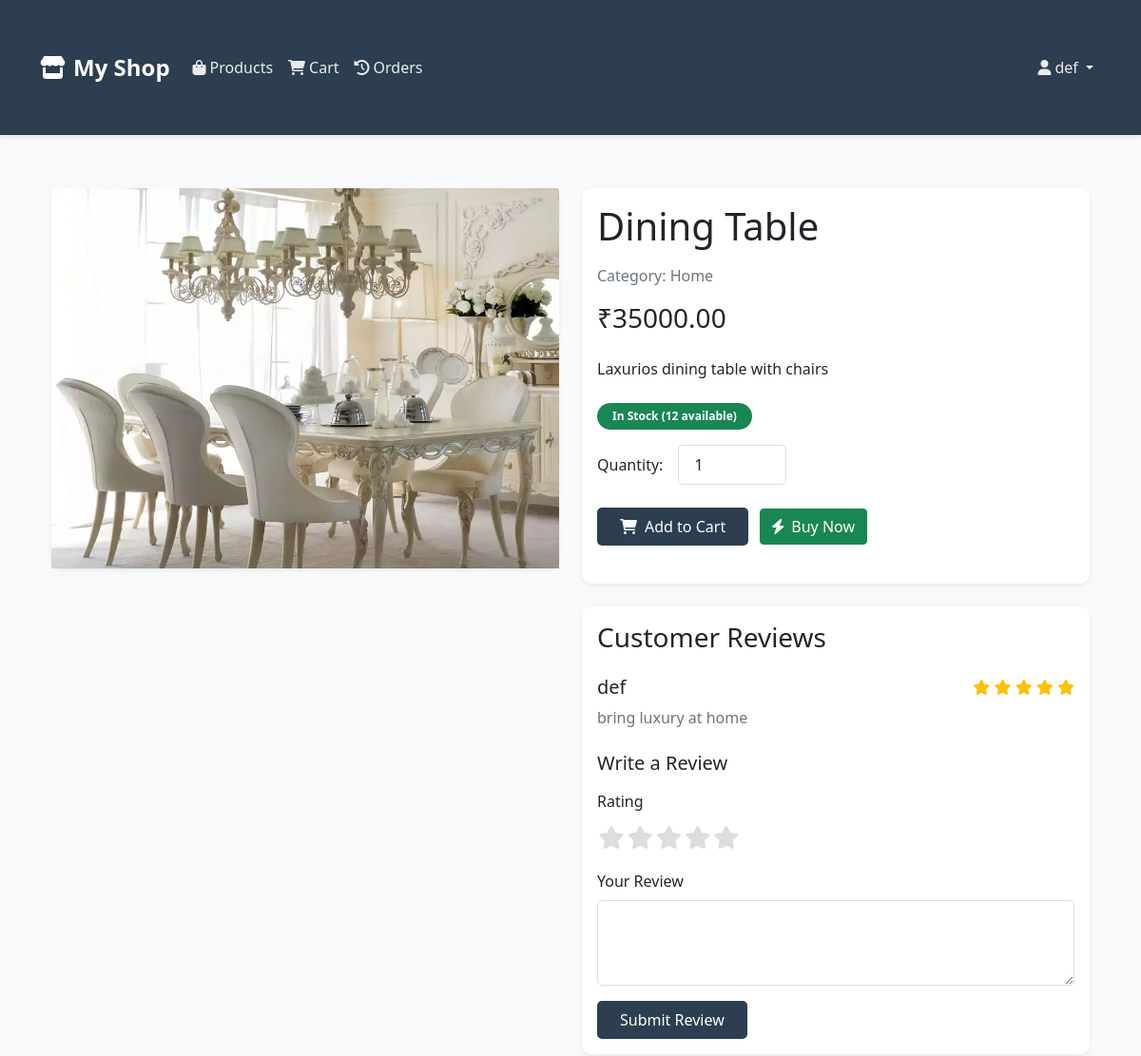
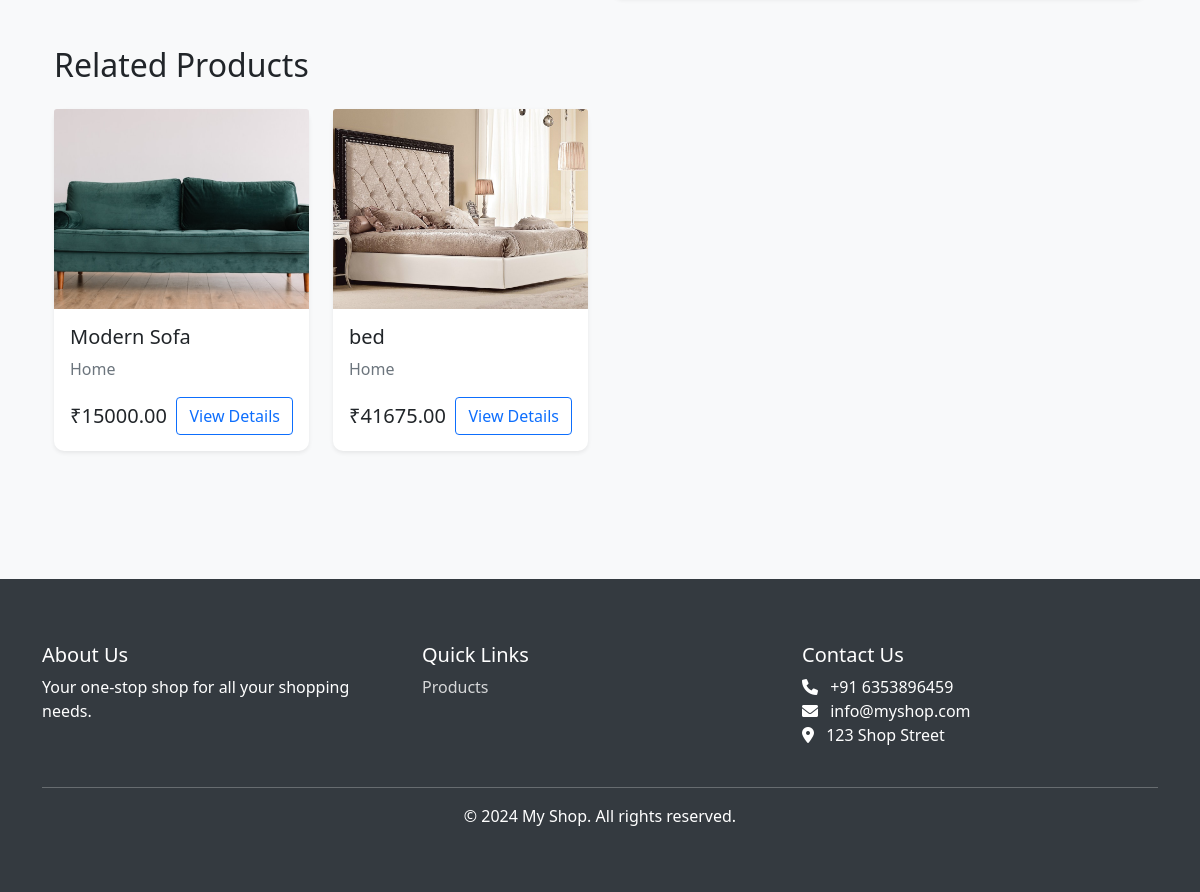
Screenshot of /product/8/ (signed in) with the database file from the repository (2 pictures, top to bottom).
### myapp/models.py (models this page shows, shortened)
class Product(models.Model):
    name = models.CharField(max_length=100)
    category = models.ForeignKey(Category, on_delete=models.CASCADE, related_name='products')
    description = models.TextField()
    price = models.DecimalField(max_digits=10, decimal_places=2)
    sale_price = models.DecimalField(max_digits=10, decimal_places=2, null=True, blank=True)
    stock = models.IntegerField(default=0)
    material = models.CharField(max_length=100)
    product_image = models.ImageField(upload_to='product_images/')
    additional_images = models.ManyToManyField('ProductImage', blank=True)
    created_at = models.DateTimeField(auto_now_add=True)
    updated_at = models.DateTimeField(auto_now=True)
    is_active = models.BooleanField(default=True)
    is_featured = models.BooleanField(default=False)

class Category(models.Model):
    name = models.CharField(max_length=100)
    description = models.TextField(blank=True)
    image = models.ImageField(upload_to='category_images/', null=True, blank=True)
    class Meta:
        verbose_name_plural = "Categories"

class Feedback(models.Model):
    customer = models.ForeignKey(Customer, on_delete=models.CASCADE)
    product = models.ForeignKey(Product, on_delete=models.CASCADE)
    rating = models.IntegerField(choices=[(i, i) for i in range(1, 6)])
    comment = models.TextField(blank=True, null=True)
    created_at = models.DateTimeField(default=timezone.now)

class Customer(models.Model):
    user = models.OneToOneField(User, on_delete=models.CASCADE)
    profile_pic = models.ImageField(upload_to='profile_pic/CustomerProfilePic/', null=True, blank=True)
    address = models.CharField(max_length=40)
    mobile = models.CharField(max_length=20, null=False)

### myapp/views.py (the view)
# urls.py: path('product/<int:product_id>/', views.product_detail, name='product_detail'),
@login_required(login_url='login')
def product_detail(request, product_id):
    product = get_object_or_404(Product, id=product_id, is_active=True)
    related_products = Product.objects.filter(
        category=product.category,
        is_active=True
    ).exclude(id=product_id)[:4]
    feedbacks = Feedback.objects.filter(product=product)
    return render(request, 'myapp/product_detail.html', {
        'product': product,
        'related_products': related_products,
        'feedbacks': feedbacks
    })

### myapp/templates/myapp/product_detail.html (shortened to what this page needs)
{% extends 'myapp/base.html' %}
{% load static %}
{% block content %}
<div class="container py-4">
    <div class="row">
        <div class="col-md-6 mb-4">
            <div class="card shadow-sm">
                {% if product.product_image %}
                    <img src="{{ product.product_image.url }}" class="card-img-top" alt="{{ product.name }}" style="height: 400px; object-fit: cover;">
                {% else %}
                    <img src="{% static 'images/no-image.png' %}" class="card-img-top" alt="No image available" style="height: 400px; object-fit: cover;">
                {% endif %}
            </div>
        </div>
        <div class="col-md-6">
            <div class="card shadow-sm">
                <div class="card-body">
                    <h1 class="card-title mb-3">{{ product.name }}</h1>
                    <p class="text-muted mb-3">Category: {{ product.category.name }}</p>
                    <div class="price mb-4">
                        {% if product.sale_price %}
                            <span class="h3 text-danger me-2">₹{{ product.sale_price }}</span>
                            <span class="h5 text-decoration-line-through text-muted">₹{{ product.price }}</span>
                        {% else %}
                            <span class="h3">₹{{ product.price }}</span>
                        {% endif %}
                    </div>
                    <p class="card-text mb-4">{{ product.description }}</p>
                    <div class="stock-status mb-3">
                        <span class="badge {% if product.stock > 0 %}bg-success{% else %}bg-danger{% endif %}">
                            {% if product.stock > 0 %}
                                In Stock ({{ product.stock }} available)
                            {% else %}
                                Out of Stock
                            {% endif %}
                        </span>
                    </div>
                    {% if request.user.userprofile.user_type != 'shopkeeper' %}
                        <form method="POST" action="{% url 'add_to_cart' product.id %}" class="mb-4">
                            <div class="row g-3 align-items-center">
                                <div class="col-auto">
                                    <label for="quantity" class="col-form-label">Quantity:</label>
                                </div>
                                <div class="col-auto">
                                    <input type="number" id="quantity" name="quantity" class="form-control" value="1" min="1" max="{{ product.stock }}">
                                </div>
                            </div>
                            <div class="mt-4">
                                <button type="submit" class="btn btn-primary me-2">
                                    <i class="fas fa-shopping-cart me-2"></i>Add to Cart
                                </button>
                                <button type="submit" class="btn btn-success" onclick="document.getElementsByName('order_now')[0].value='true';">
                                    <i class="fas fa-bolt me-2"></i>Buy Now
                                </button>
                            </div>
                        </form>
                    {% else %}
                        <div class="mt-4">
                            <a href="{% url 'edit_product' product.id %}" class="btn btn-primary">
                                <i class="fas fa-edit me-2"></i>Edit Product
                            </a>
                        </div>
                    {% endif %}
                </div>
            </div>
            <div class="card shadow-sm mt-4">
                <div class="card-body">
                    <h3 class="card-title mb-4">Customer Reviews</h3>
                    {% if feedbacks %}
                        {% for feedback in feedbacks %}
                            <div class="mb-4">
                                <div class="d-flex justify-content-between align-items-center mb-2">
                                    <h5 class="mb-0">{{ feedback.customer.user.username }}</h5>
                                    <div class="text-warning">
                                        {% for i in "12345"|make_list %}
                                            {% if forloop.counter <= feedback.rating %}
                                                <i class="fas fa-star"></i>
                                            {% else %}
                                                <i class="far fa-star"></i>
                                            {% endif %}
                                        {% endfor %}
                                    </div>
                                </div>
                                <p class="text-muted mb-0">{{ feedback.comment }}</p>
                            </div>
                        {% endfor %}
                    {% else %}
                        <p class="text-muted">No reviews yet. Be the first to review this product!</p>
                    {% endif %}
                    {% if user.is_authenticated and user.userprofile.user_type == 'customer' %}
                        <form method="post" action="{% url 'add_feedback' product.id %}" class="mt-4">
                            <h5 class="mb-3">Write a Review</h5>
                            <div class="mb-3">
                                <label class="form-label">Rating</label>
                                <div class="rating">
                                    {% for i in "54321"|make_list %}
                                        <label for="star{{ i }}"><i class="fas fa-star"></i></label>
                                    {% endfor %}
                                </div>
                            </div>
                            <div class="mb-3">
                                <label for="comment" class="form-label">Your Review</label>
                                <textarea name="comment" id="comment" class="form-control" rows="3" required></textarea>
                            </div>
                            <button type="submit" class="btn btn-primary">Submit Review</button>
                        </form>
                    {% endif %}
                </div>
            </div>
        </div>
    </div>
    {% if related_products %}
        <div class="mt-5">
            <h2 class="mb-4">Related Products</h2>
            <div class="row">
                {% for product in related_products %}
                    <div class="col-md-3 mb-4">
                        <div class="card h-100 shadow-sm">
                            {% if product.product_image %}
                                <img src="{{ product.product_image.url }}" class="card-img-top" alt="{{ product.name }}" style="height: 200px; object-fit: cover;">
                            {% else %}
                                <img src="{% static 'images/no-image.png' %}" class="card-img-top" alt="No image available" style="height: 200px; object-fit: cover;">
                            {% endif %}
                            <div class="card-body">
                                <h5 class="card-title">{{ product.name }}</h5>
                                <p class="card-text text-muted">{{ product.category.name }}</p>
                                <div class="d-flex justify-content-between align-items-center">
                                    <span class="h5 mb-0">₹{{ product.price }}</span>
                                    <a href="{% url 'product_detail' product.id %}" class="btn btn-outline-primary">View Details</a>
                                </div>
                            </div>
                        </div>
                    </div>
                {% endfor %}
            </div>
        </div>
    {% endif %}
</div>
{% endblock %}

### myapp/templates/myapp/base.html (shortened to what this page needs)
<!DOCTYPE html>
<html lang="en">
<head>
    <link href="https://cdn.jsdelivr.net/npm/bootstrap@5.1.3/dist/css/bootstrap.min.css" rel="stylesheet">
    <link rel="stylesheet" href="https://cdnjs.cloudflare.com/ajax/libs/font-awesome/6.0.0/css/all.min.css">
</head>
<body>
    <nav class="navbar navbar-expand-lg">
        <div class="container">
            <a class="navbar-brand" href="{% url 'product_list' %}">
                <i class="fas fa-store me-2"></i>My Shop
            </a>
            <div class="collapse navbar-collapse" id="navbarNav">
                <ul class="navbar-nav me-auto">
                    <li class="nav-item">
                        <a class="nav-link" href="{% url 'product_list' %}">
                            <i class="fas fa-shopping-bag me-1"></i>Products
                        </a>
                    </li>
                    {% if user.is_authenticated %}
                        {% if user.userprofile.user_type == 'shopkeeper' %}
                            <li class="nav-item">
                                <a class="nav-link {% if request.resolver_match.url_name == 'shopkeeper_dashboard' %}active{% endif %}" href="{% url 'shopkeeper_dashboard' %}">
                                    <i class="fas fa-tachometer-alt me-1"></i>Dashboard
                                </a>
                            </li>
                            <li class="nav-item">
                                <a class="nav-link {% if request.resolver_match.url_name == 'add_product' %}active{% endif %}" href="{% url 'add_product' %}">
                                    <i class="fas fa-plus me-1"></i>Add Product
                                </a>
                            </li>
                            <li class="nav-item">
                                <a class="nav-link {% if request.resolver_match.url_name == 'all_orders' %}active{% endif %}" href="{% url 'all_orders' %}">
                                    <i class="fas fa-list me-1"></i>All Orders
                                </a>
                            </li>
                        {% else %}
                            <li class="nav-item">
                                <a class="nav-link {% if request.resolver_match.url_name == 'cart' %}active{% endif %}" href="{% url 'cart' %}">
                                    <i class="fas fa-shopping-cart me-1"></i>Cart
                                </a>
                            </li>
                            <li class="nav-item">
                                <a class="nav-link {% if request.resolver_match.url_name == 'order_history' %}active{% endif %}" href="{% url 'order_history' %}">
                                    <i class="fas fa-history me-1"></i>Orders
                                </a>
                            </li>
                        {% endif %}
                    {% endif %}
                </ul>
                <ul class="navbar-nav">
                    {% if user.is_authenticated %}
                        <li class="nav-item dropdown">
                            <a class="nav-link dropdown-toggle" href="#" id="navbarDropdown" role="button" data-bs-toggle="dropdown">
                                <i class="fas fa-user me-1"></i>{{ user.username }}
                            </a>
                        </li>
                    {% endif %}
                </ul>
            </div>
        </div>
    </nav>
    <div class="container">
        {% block content %}
        {% endblock %}
    </div>
    <footer class="footer">
        <div class="container">
            <div class="row">
                <div class="col-md-4">
                    <h5>About Us</h5>
                    <p>Your one-stop shop for all your shopping needs.</p>
                </div>
                <div class="col-md-4">
                    <h5>Quick Links</h5>
                    <ul class="list-unstyled">
                        <li><a href="{% url 'product_list' %}">Products</a></li>
                    </ul>
                </div>
                <div class="col-md-4">
                    <h5>Contact Us</h5>
                    <ul class="list-unstyled">
                        <li><i class="fas fa-phone me-2"></i> +91 6353896459</li>
                        <li><i class="fas fa-envelope me-2"></i> info@myshop.com</li>
                        <li><i class="fas fa-map-marker-alt me-2"></i> 123 Shop Street</li>
                    </ul>
                </div>
            </div>
            <hr class="mt-4">
            <div class="text-center">
                <p class="mb-0">&copy; 2024 My Shop. All rights reserved.</p>
            </div>
        </div>
    </footer>
</body>
</html>

### myapp/templates/myapp/base.html (style rules this page uses)
:root { --primary-color: #2c3e50; --secondary-color: #2c3e50; --accent-color: #e74c3c; --light-gray: #f8f9fa; --dark-gray: #343a40; }
body { font-family: 'Segoe UI', Tahoma, Geneva, Verdana, sans-serif; background-color: var(--light-gray); }
.navbar { background-color: var(--primary-color); box-shadow: 0 2px 4px rgba(0,0,0,0.1); padding: 1rem 0; }
.navbar-brand { font-weight: bold; color: white !important; font-size: 1.5rem; }
.nav-link { color: rgba(255,255,255,0.9) !important; transition: color 0.3s ease; padding: 0.5rem 1rem; }
.container { padding-top: 2rem; padding-bottom: 2rem; }
.card { border: none; border-radius: 10px; box-shadow: 0 2px 4px rgba(0,0,0,0.1); transition: transform 0.3s ease; }
.btn-primary { background-color: var(--secondary-color); border: none; padding: 0.5rem 1.5rem; border-radius: 5px; transition: background-color 0.3s ease; }
.footer { background-color: var(--dark-gray); color: white; padding: 2rem 0; margin-top: 3rem; }
.footer a { color: rgba(255,255,255,0.8); text-decoration: none; transition: color 0.3s ease; }
.form-control { border-radius: 5px; border: 1px solid #ddd; padding: 0.5rem 1rem; }
.badge { background-color: var(--accent-color); padding: 0.5rem 1rem; border-radius: 20px; }

### myapp/templates/myapp/product_detail.html (style rules this page uses)
.rating { display: flex; flex-direction: row-reverse; justify-content: flex-end; }
.rating label { cursor: pointer; font-size: 1.5rem; color: #ddd; padding: 0 0.1rem; }

### rows the page displays
Product: product_image (picture), name "Dining Table", category.name "Home", price "35000.00", description "Laxurios dining table with chairs", stock "12"
Feedback: customer.user.username "def", rating 5 (drawn), comment "bring luxury at home"
Product: product_image (picture), name "Modern Sofa", category.name "Home", price "15000.00"
Product: product_image (picture), name "bed", category.name "Home", price "41675.00"

### other values shown
{{ user.username }} "def"
